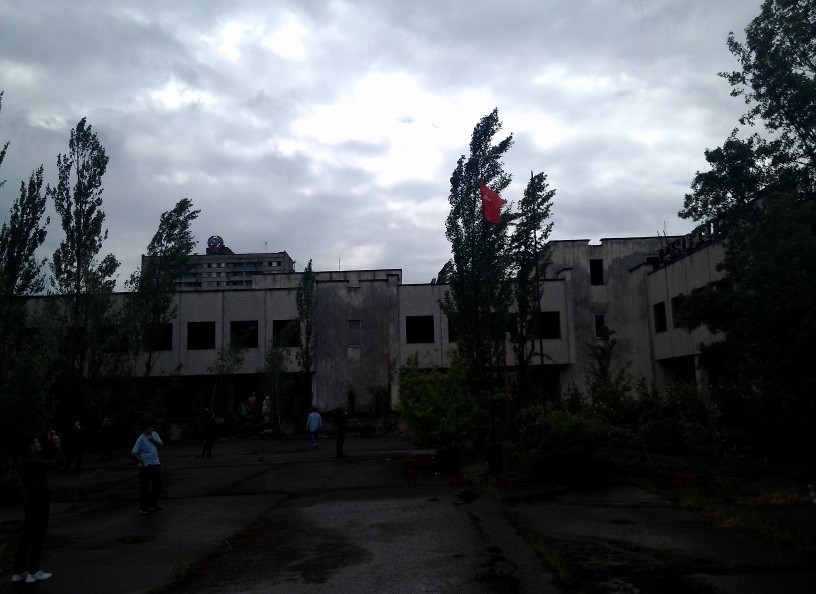
#> input picture cv2_images/gammacorrection.jpg, 816 x 594 px
$ python gamma_correction_27_06_2024.py
#> lines starting #> are read from the running program, lines starting #| are printed output that depends on the picture
# gamma correction formula = (image/255)^(gamma) * 255
import cv2 as cv
import numpy as np

img = cv.imread('cv2_images/gammacorrection.jpg')
#> img is the input picture: shape (594, 816, 3); mean B, G, R 89.2, 84.9, 80.8

h, w, c = img.shape
#> h = 594; w = 816; c = 3
img = cv.resize(img, (int(w/2), int(h/2)))
#> img: shape (297, 408, 3)

gamma = 0.5
bright_img = pow(np.int32(img) / 255.0, gamma) * 255
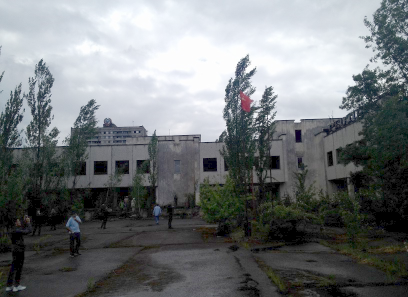
#> bright_img: shape (297, 408, 3) float64; mean B, G, R 121.8, 120.1, 116.1
bright_img = np.clip(bright_img, 0, 255)
bright_img = np.uint8(bright_img)

cv.imshow('bright_img', bright_img)
cv.imshow('image', img)
cv.waitKey(0)
cv.destroyAllWindows()

$ run again, with cv2_images/document1.jpg copied over cv2_images/gammacorrection.jpg
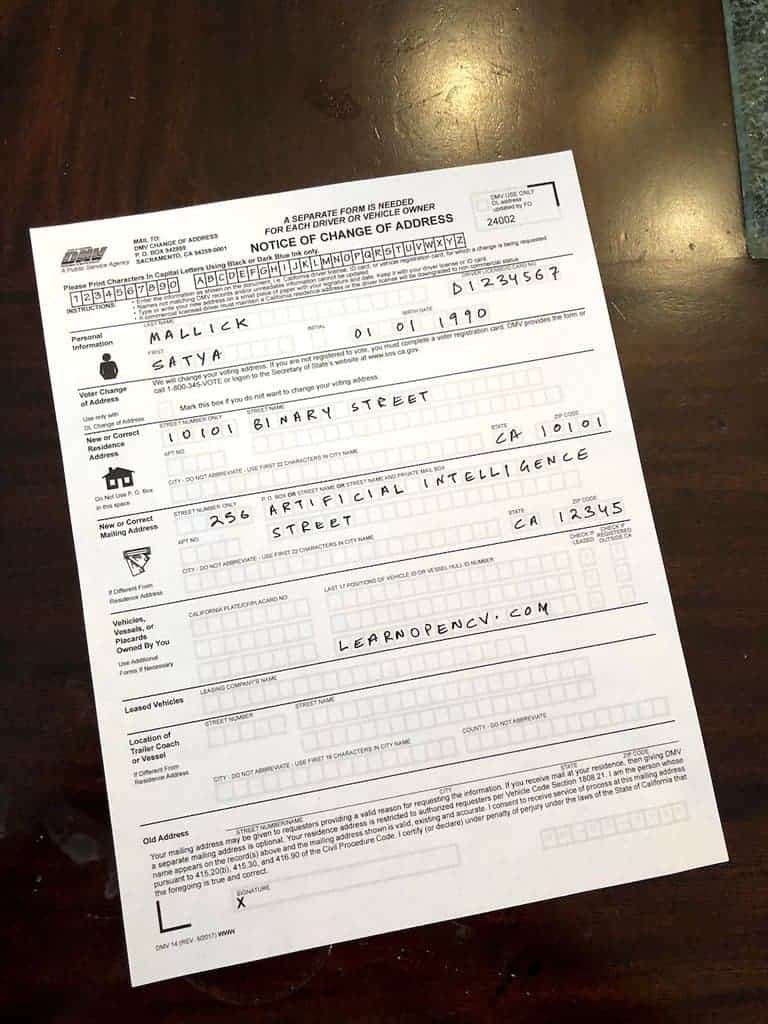
#> input picture cv2_images/document1.jpg, 768 x 1024 px
#> img is the input picture: shape (1024, 768, 3); mean B, G, R 136, 144.3, 154.9
#> `img = cv.resize(img, (int(w/2), int(h/2)))`:
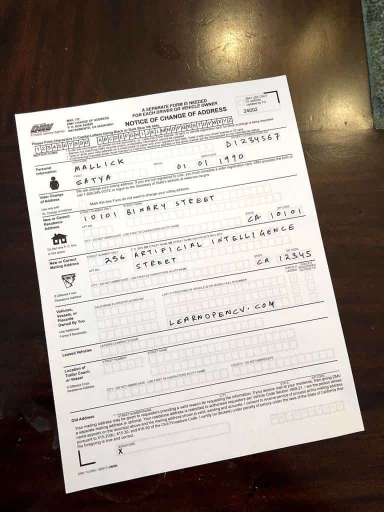
#> img: shape (512, 384, 3); mean B, G, R 136.1, 144.4, 155
#> `bright_img = pow(np.int32(img) / 255.0, gamma) * 255`:
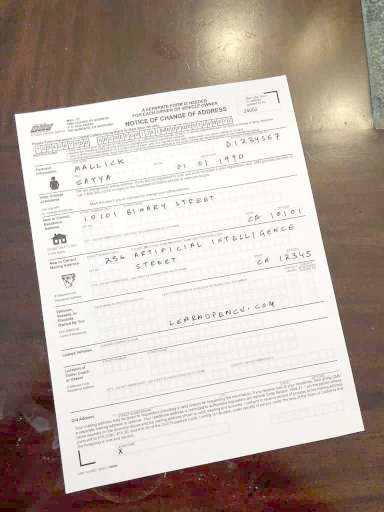
#> bright_img: shape (512, 384, 3) float64; mean B, G, R 166.4, 174.7, 187.2
